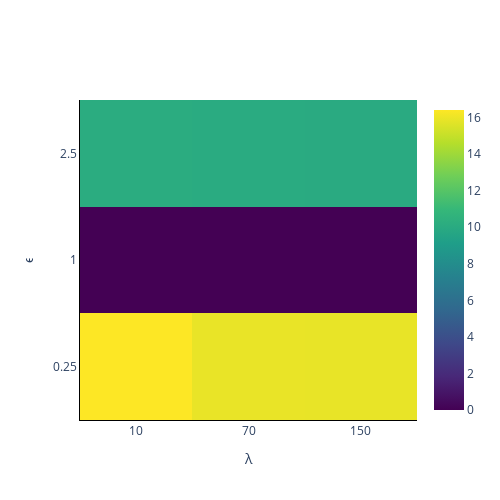

This figure's notebook cell:
### Markdown cell above
### Compute heatmap of the divergence between posteriors fitted the true and baseline ϵ for different values of ϵ and λ

### Code cell
fig = go.Figure()

# Plot heatmap
fig.add_trace(
    go.Heatmap(
        x=lambdas,
        y=epsilon_values,
        z=difference,
        type = 'heatmap',
        coloraxis= 'coloraxis'
    ),
)

# Add axis labels
fig.update_xaxes(type='category', title_text='λ')
fig.update_yaxes(type='category', title_text='ϵ')

fig.update_layout(
    boxmode='group',
    height=500,
    width=500,
    plot_bgcolor='white',
    xaxis=dict(
        linecolor='black'),
    yaxis=dict(
        linecolor='black'),
    coloraxis=dict(colorscale='Viridis'))

fig.write_image('Heatmap.pdf')
fig.show()

### Figure 1 — Plotly figure (JSON) as saved in the notebook; plotly's stock layout.template omitted (floating-point values rounded to 4 significant figures)
{"data": [{"coloraxis": "coloraxis", "type": "heatmap", "x": [10, 70, 150], "y": [0.25, 1, 2.5], "z": [[16.42, 15.9, 15.88], [0, 0, 0], [10.12, 10.04, 10.03]]}], "layout": {"boxmode": "group", "coloraxis": {"colorscale": [[0, "#440154"], [0.1111, "#482878"], [0.2222, "#3e4989"], [0.3333, "#31688e"], [0.4444, "#26828e"], [0.5556, "#1f9e89"], [0.6667, "#35b779"], [0.7778, "#6ece58"], [0.8889, "#b5de2b"], [1, "#fde725"]]}, "height": 500, "plot_bgcolor": "white", "width": 500, "xaxis": {"linecolor": "black", "title": {"text": "λ"}, "type": "category"}, "yaxis": {"linecolor": "black", "title": {"text": "ϵ"}, "type": "category"}}}
